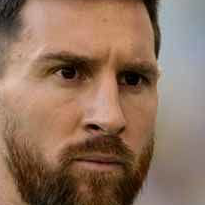
#> input picture model/data/cropped/lionel_messi/lionel_messi10.png, 205 x 205 px, given in place of 1_maria-sharapova-wallpaper-hd-tennis-maria-sharapova-4k.jpg, which was not available
$ jupyter execute --allow-errors 'face recog model .ipynb'   (shell and % lines are left out)
#> lines starting #> are read from the running program, lines starting #| are printed output that depends on the picture; after the words box and inside, x2 and y2 are one past the last pixel; in counts of white or black regions, pixels touching at a corner belong together; pictures that were not available may be replaced by others from this repository, and a replacement may not be noted
[cell 1]
import numpy as np
import cv2
import matplotlib
from matplotlib import pyplot as plt

[cell 2]
img = cv2.imread('/Users/apple/face recog model/model/data/maria_sharapova/166-1666011_maria-sharapova-wallpaper-hd-tennis-maria-sharapova-4k.jpg')
#> img is the input picture: shape (205, 205, 3); mean B, G, R 93.3, 112.9, 142.9
img.shape
#> Out = (205, 205, 3)

[cell 3]
plt.imshow(img)

[cell 4]
gray = cv2.cvtColor(img, cv2.COLOR_BGR2GRAY)
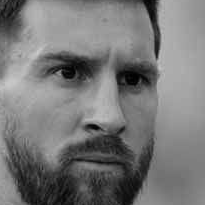
#> gray: shape (205, 205); min 0, max 204, mean 119.7
gray.shape
plt.imshow(gray, cmap='gray')

[cell 5]
face_cascade = cv2.CascadeClassifier('model/opencv/haarcascades/haarcascade_frontalface_default.xml')
eye_cascade = cv2.CascadeClassifier('/Users/apple/face recog model/model/opencv/haarcascades/haarcascade_eye.xml')

faces = face_cascade.detectMultiScale(gray, 1.3, 5)
#> faces = [[17, 10, 177, 177]]
faces
#> Out = [[17, 10, 177, 177]]

[cell 6]
(x,y,w,h) = faces[0]
#> x = 17; y = 10; w = 177; h = 177
x,y,w,h
face_img = cv2.rectangle(img,(x,y),(x+w,y+h),(255,0,0),2)
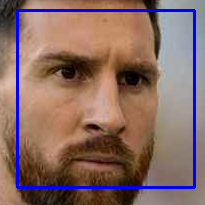
#> face_img: shape (205, 205, 3); mean B, G, R 101.1, 107.1, 135.9
plt.imshow(face_img)

[cell 7]
cv2.destroyAllWindows()
for (x,y,w,h) in faces:
    face_img = cv2.rectangle(img,(x,y),(x+w,y+h),(255,0,0),2)
    roi_gray = gray[y:y+h, x:x+w]
    roi_color = face_img[y:y+h, x:x+w]
    eyes = eye_cascade.detectMultiScale(roi_gray)
    for (ex,ey,ew,eh) in eyes:
        cv2.rectangle(roi_color,(ex,ey),(ex+ew,ey+eh),(0,255,0),2)
#> this loop made 1 pass
#> (x, y, w, h, eyes) on pass 1: (17, 10, 177, 177, [[97, 50, 40, 40], [24, 39, 48, 48]])
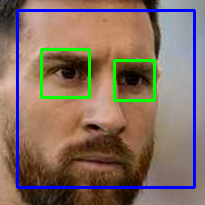
#> img: shape (205, 205, 3); 2.49% of pixels changed, all inside (x1, y1, x2, y2) = (40, 48, 156, 102)
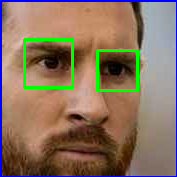
#> roi_color: shape (177, 177, 3); mean B, G, R 95.2, 115.2, 137.3


plt.figure()
plt.imshow(face_img, cmap='gray')
plt.show()

[cell 8]
plt.imshow(roi_color, cmap='gray')
cropped_img = np.array(roi_color)
cropped_img.shape
#> Out = (177, 177, 3)

[cell 9]
import numpy as np
import pywt
import cv2

def w2d(img, mode='haar', level=1):
#> called with mode = 'db1', level = 5
    imArray = img
    #Datatype conversions
    #convert to grayscale
    imArray = cv2.cvtColor( imArray,cv2.COLOR_RGB2GRAY )
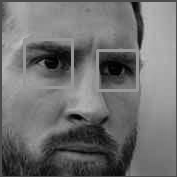
#> imArray: shape (177, 177); min 0, max 194, mean 111.8
    #convert to float
    imArray =  np.float32(imArray)
    imArray /= 255;
    # compute coefficients
    coeffs=pywt.wavedec2(imArray, mode, level=level)
#> coeffs = 6 items

    #Process Coefficients
    coeffs_H=list(coeffs)
#> coeffs_H = 6 items
    coeffs_H[0] *= 0;

    # reconstruction
    imArray_H=pywt.waverec2(coeffs_H, mode);
    imArray_H *= 255;
    imArray_H =  np.uint8(imArray_H)
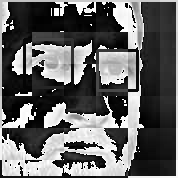
#> imArray_H: shape (178, 178); min 0, max 255, mean 98.7

    return imArray_H

[cell 10]
im_har = w2d(cropped_img,'db1',5)
plt.imshow(im_har, cmap='gray')

[cell 11]
def get_cropped_image_if_2_eyes(image_path):
    img = cv2.imread(image_path)
    gray = cv2.cvtColor(img, cv2.COLOR_BGR2GRAY)
    faces = face_cascade.detectMultiScale(gray, 1.3, 5)
#> faces = [[17, 10, 177, 177]]
    for (x,y,w,h) in faces:
        roi_gray = gray[y:y+h, x:x+w]
        roi_color = img[y:y+h, x:x+w]
        eyes = eye_cascade.detectMultiScale(roi_gray)
        if len(eyes) >= 2:
            return roi_color
#> call 3 of get_cropped_image_if_2_eyes, with image_path = 'model/data/cropped/maria_sharapova'
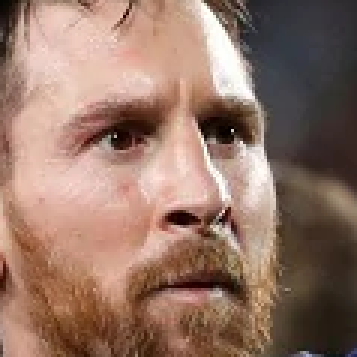
#> input picture model/data/cropped/lionel_messi/lionel_messi12.png, 119 x 119 px, given in place of maria_sharapova, which was not available (shown 3 times larger)
#> in get_cropped_image_if_2_eyes, img is the input picture: shape (119, 119, 3); mean B, G, R 103.1, 117.5, 148.4
#> in get_cropped_image_if_2_eyes (call 3), `gray = cv2.cvtColor(img, cv2.COLOR_BGR2GRAY)`:
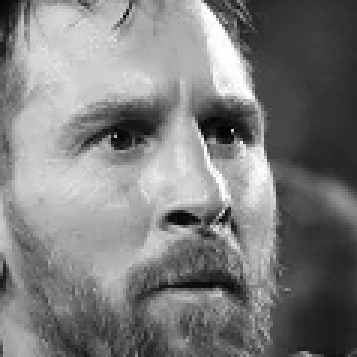
#> gray: shape (119, 119) (shown 3 times larger); min 1, max 255, mean 125.1
#> in get_cropped_image_if_2_eyes (call 3), `faces = face_cascade.detectMultiScale(gray, 1.3, 5)`: faces = [[10, 6, 101, 101]]
#> this loop made 1 pass
#> (x, y, w, h, eyes) on pass 1: (10, 6, 101, 101, [[14, 26, 29, 29], [53, 28, 24, 24]])
#> pass 1, in get_cropped_image_if_2_eyes (call 3), `roi_gray = gray[y:y+h, x:x+w]`:
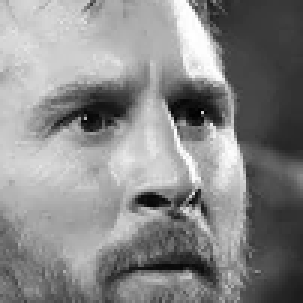
#> roi_gray: shape (101, 101) (shown 3 times larger); min 1, max 255, mean 135.9
#> pass 1, in get_cropped_image_if_2_eyes (call 3), `roi_color = img[y:y+h, x:x+w]`:
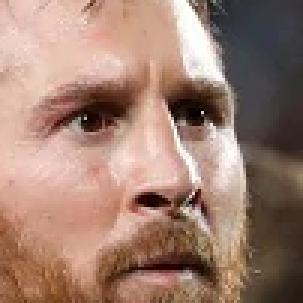
#> roi_color: shape (101, 101, 3) (shown 3 times larger); mean B, G, R 113.7, 128, 159.8

[cell 12]
original_image = cv2.imread('/Users/apple/face recog model/model/data/maria_sharapova/166-1666011_maria-sharapova-wallpaper-hd-tennis-maria-sharapova-4k.jpg')
plt.imshow(original_image)

[cell 13]
cropped_image = get_cropped_image_if_2_eyes('/Users/apple/face recog model/model/data/maria_sharapova/166-1666011_maria-sharapova-wallpaper-hd-tennis-maria-sharapova-4k.jpg')
plt.imshow(cropped_image)

[cell 14]
org_image_obstructed = cv2.imread('/Users/apple/face recog model/model/data/maria_sharapova/166-1666011_maria-sharapova-wallpaper-hd-tennis-maria-sharapova-4k.jpg')
plt.imshow(org_image_obstructed)

[cell 15]
cropped_image_no_2_eyes = get_cropped_image_if_2_eyes('/Users/apple/face recog model/model/data/maria_sharapova/166-1666011_maria-sharapova-wallpaper-hd-tennis-maria-sharapova-4k.jpg')
cropped_image_no_2_eyes

[cell 16]
path_to_data = "/Users/apple/face recog model/model/data"
path_to_cr_data = "/Users/apple/face recog model/model/data/cropped/"

[cell 17]
import os
img_dirs = []
for entry in os.scandir(path_to_data):
    if entry.is_dir():
        img_dirs.append(entry.path)

[cell 18]
import shutil
if os.path.exists(path_to_cr_data):
     shutil.rmtree(path_to_cr_data)
os.mkdir(path_to_cr_data)

[cell 19]
cropped_image_dirs = []
celebrity_file_names_dict = {}
for img_dir in img_dirs:
    count = 1
    celebrity_name = img_dir.split('/')[-1]
    celebrity_file_names_dict[celebrity_name] = []
    for entry in os.scandir(img_dir):
        roi_color = get_cropped_image_if_2_eyes(entry.path)
        if roi_color is not None:
            cropped_folder = path_to_cr_data + celebrity_name
            if not os.path.exists(cropped_folder):
                os.makedirs(cropped_folder)
                cropped_image_dirs.append(cropped_folder)
                print("Generating cropped images in folder: ",cropped_folder)
            cropped_file_name = celebrity_name + str(count) + ".png"
            cropped_file_path = cropped_folder + "/" + cropped_file_name
            cv2.imwrite(cropped_file_path, roi_color)
            celebrity_file_names_dict[celebrity_name].append(cropped_file_path)
            count += 1

[cell 20]
celebrity_file_names_dict = {}
for img_dir in cropped_image_dirs:
    celebrity_name = img_dir.split('/')[-1]
    file_list = []
    for entry in os.scandir(img_dir):
        file_list.append(entry.path)
    celebrity_file_names_dict[celebrity_name] = file_list
celebrity_file_names_dict

[cell 21]
class_dict = {}
count = 0
for celebrity_name in celebrity_file_names_dict.keys():
    class_dict[celebrity_name] = count
    count = count + 1
#> this loop made 0 passes
#> after the loop, class_dict = 0 items; count = 0
class_dict
